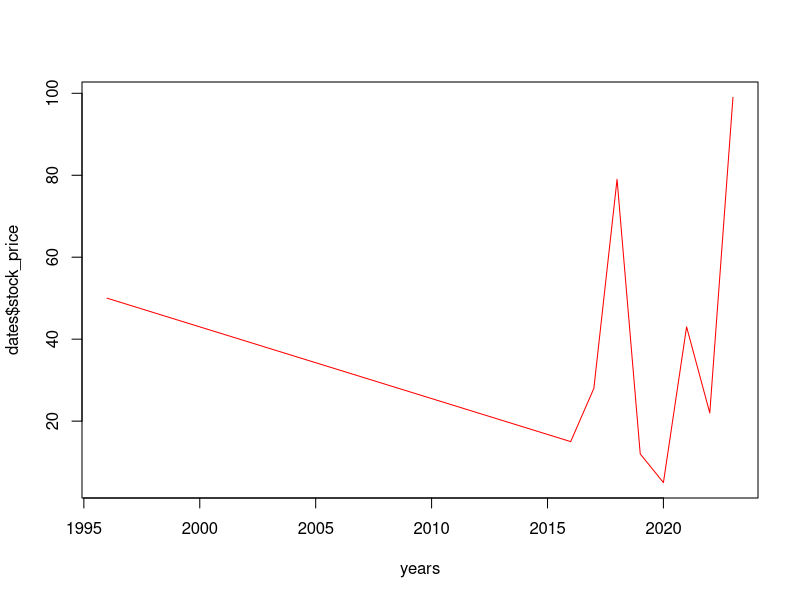

Source code (R):
## ---- chunk 1
today_date = Sys.Date()

unclass(today_date)

#The result shows many days passed since 1 January 1970.


time_now = Sys.time()

unclass(time_now)

#The result shows many seconds passed since 1 January 1970.

## ---- chunk 2
#Read the dates.csv file
dates = read.csv("dates.csv")

## ---- chunk 3
first_col = as.Date(dates$month_day_year,  # Character vector to convert
             format= "%m/%d/%y")            # Format of the dates to convert


second_col = as.Date(dates$day_month_year,  # Character vector to convert
             format= "%d-%b-%y")            # Format of the dates to convert

third_col = as.Date(dates$year_month_day,  # Character vector to convert
             format= "%Y-%m-%d")            # Format of the dates to convert
## ---- chunk 4

format(first_col, "%d")
format(second_col, "%A")
format(third_col, "%b %Y") 

## ---- chunk 5

# Convert the fourth column to a date using the proper function
fourth_col <- as.POSIXct(dates$date_time,                 # Date/time to  convert                                                                       
format = "%a %b %d %H:%M:%S %Y")  # Date/time format

## ---- chunk 6
#Using `format()`, From the fourth column create a string containing only hours as a decimal number (00-23).

format(fourth_col,"%H")

#From the fourth column extract the hours in the AM/PM format

format(fourth_col,"%p")

#From the fourth column, how many days passed between the first and second dates?

fourth_col[2] - fourth_col[1]

## ---- chunk 7

#Convert each column with the appropriate lubridate function.

library(lubridate)



col1_dates = mdy(dates[,1])

col2_dates = dmy(dates[,2])

col3_dates = ymd(dates[,3])

# The date_time column is pretty messy so it can't
# Be parsed with a pre-made lubridate funtion.
# In this case use lubridate's parse_date_time() with the full date format
col4_dates = parse_date_time(dates[,4],
                             orders = "%a %b %d %H:%M:%S %Y")
## ---- chunk 8
am(col4_dates)    # Check if date/time occurred in am(TRUE) or pm(FALSE)

leap_year(col4_dates)   # Is it a leap year?

round_date(col4_dates, 
          unit = c("year"))  # Based on the year unit in the fourth column round the dates.


## ---- chunk 9
#From fourth column extract the year value and plot the stock price values. The plot needs to be red and have connected lines.

years = year(col4_dates)

plot(years,dates$stock_price, col = "red", type = "l")
